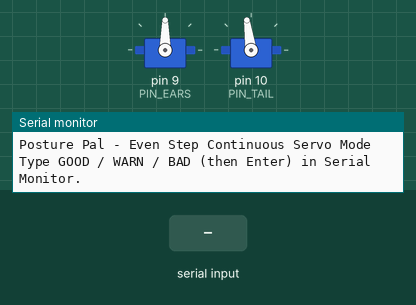
Simulated run of this sketch. Board: Arduino Uno, built with avr-gcc and run on an emulated ATmega328P. Parts: 2 × servo, the last lines printed to the serial monitor. Inputs (shaded band) come from the test bench.

Above: at 1.2 s.
1.3 s: "WARN\n" received over Serial
At 1.42 s:
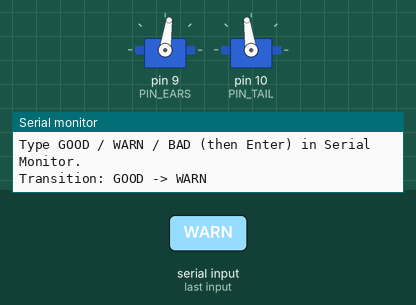
3.0 s: "GOOD\n" received over Serial
At 4.2 s:
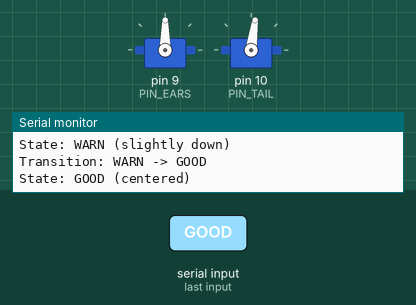
4.9 s: "BAD\n" received over Serial
At 5.3 s:
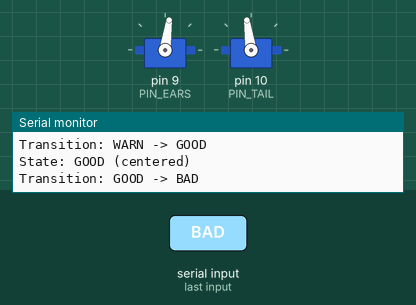
Timing chart, 0 to 7.9 s (numbered marks = the images above; inputs shaded):
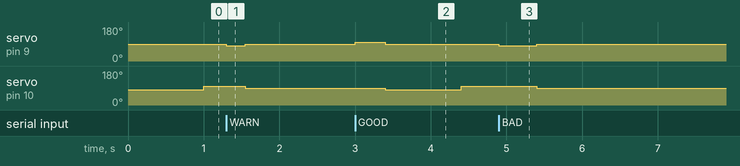

Measured:
- after the input at 1.3 s, servo on pin 9 (PIN_EARS): 90° → 82° at once, → 90° 0.25 s later; servo on pin 10 (PIN_TAIL): 98° → 90° after 0.25 s
- after the input at 3.0 s, servo on pin 9 (PIN_EARS): 90° → 98° at once, → 90° 0.40 s later; servo on pin 10 (PIN_TAIL): 90° → 82° after 0.40 s instead of 1.6 s
- after the input at 4.9 s, servo on pin 9 (PIN_EARS): 90° → 82° at once, → 90° 0.50 s later

The sketch:

posturePal.ino
```cpp
#include <Servo.h>

Servo servoEars;
Servo servoTail;

const int PIN_EARS = 9;
const int PIN_TAIL = 10;

// --- Servo speed settings (for EARS, unchanged) ---
const int SPEED_STOP     = 90;
const int SPEED_FORWARD  = 82;   // forward = tilt down
const int SPEED_BACKWARD = 98;   // backward = tilt up

// --- Timing (for EARS, unchanged) ---
const int STEP_TIME = 250;   // one "step" time (good→warn or warn→bad)
const int RESET_TIME = 600;  // full reset to center (good)

// --- Tail timing ---
// GOOD: we want continuous wag, so interval = 0 (no idle gap)
const unsigned long GOOD_INTERVAL       = 0;      // ms between wag cycles in GOOD
// WARN: wag-then-wait (e.g., wag once every 3 seconds)
const unsigned long WARN_INTERVAL       = 3000;   // ms between wag cycles in WARN
const unsigned long TAIL_SWEEP_DURATION = 1000;   // 1 second per direction

// Tail speeds (for continuous-rotation servo)
const int TAIL_STOP            = 90;
const int TAIL_SPEED_CLOCKWISE = 82;  // adjust if needed
const int TAIL_SPEED_COUNTER   = 98;  // adjust if needed

// ----- State machine -----
enum PostureState {
  STATE_GOOD,
  STATE_WARN,
  STATE_BAD
};

PostureState currentState = STATE_GOOD;

// --- Tail-specific timing ---
unsigned long tailCycleStartTime = 0;

enum TailState {
  TAIL_IDLE,
  TAIL_CLOCKWISE,
  TAIL_COUNTER
};

TailState tailState = TAIL_IDLE;

// ---------- EARS MOVEMENT (UNCHANGED) ----------

void moveServo(int speed, int duration) {
  servoEars.write(speed);
  delay(duration);
  servoEars.write(SPEED_STOP);
}

void applyTransition(PostureState from, PostureState to) {
  Serial.print("Transition: ");
  Serial.print(from == STATE_GOOD ? "GOOD" :
               from == STATE_WARN ? "WARN" : "BAD");
  Serial.print(" -> ");
  Serial.println(to == STATE_GOOD ? "GOOD" :
                 to == STATE_WARN ? "WARN" : "BAD");

  // downward (toward worse posture)
  if ((from == STATE_GOOD && to == STATE_WARN) ||
      (from == STATE_WARN && to == STATE_BAD)) {
    moveServo(SPEED_FORWARD, STEP_TIME);
  }
  else if (from == STATE_GOOD && to == STATE_BAD) {
    // full down: double the step
    moveServo(SPEED_FORWARD, STEP_TIME * 2);
  }

  // upward (toward better posture)
  else if ((from == STATE_BAD && to == STATE_WARN) ||
           (from == STATE_WARN && to == STATE_GOOD)) {
    moveServo(SPEED_BACKWARD, STEP_TIME);
  }
  else if (from == STATE_BAD && to == STATE_GOOD) {
    // full reset: double the step time
    moveServo(SPEED_BACKWARD, STEP_TIME * 2);
  }

  // Ensure consistent reset when returning to GOOD
  if (to == STATE_GOOD) {
    servoEars.write(SPEED_BACKWARD);
    delay(RESET_TIME / 4);  // gentle settle at center
    servoEars.write(SPEED_STOP);
  }

  Serial.print("State: ");
  Serial.println(to == STATE_GOOD ? "GOOD (centered)" :
                 to == STATE_WARN ? "WARN (slightly down)" :
                 "BAD (fully down)");
}

PostureState parseStateFromString(const String &str) {
  if (str == "GOOD") return STATE_GOOD;
  if (str == "WARN") return STATE_WARN;
  if (str == "BAD")  return STATE_BAD;
  return currentState;
}

// (Your old wagTail() with for-loops is unused; we can keep or remove it)
void wagTail(int speed, int duration) {
  int pos = 0;
  for (pos = 0; pos <= 180; pos += 1) {
    servoTail.write(pos);
    delay(15);
  }
  for (pos = 180; pos >= 0; pos -= 1) {
    servoTail.write(pos);
    delay(15);
  }
}

void setup() {
  Serial.begin(115200);
  Serial.println("Posture Pal - Even Step Continuous Servo Mode");
  Serial.println("Type GOOD / WARN / BAD (then Enter) in Serial Monitor.");

  servoEars.attach(PIN_EARS);
  servoEars.write(SPEED_STOP);

  servoTail.attach(PIN_TAIL);
  servoTail.write(TAIL_STOP);  // make sure it starts stopped

  tailCycleStartTime = millis();
  tailState = TAIL_IDLE;
}

void loop() {
  if (Serial.available()) {
    String input = Serial.readStringUntil('\n');
    input.trim();
    if (input.length() > 0) {
      PostureState newState = parseStateFromString(input);
      if (newState != currentState) {
        applyTransition(currentState, newState);
        currentState = newState;

        // reset tail cycle timing when state changes
        tailCycleStartTime = millis();
        tailState = TAIL_IDLE;
        servoTail.write(TAIL_STOP);
      } else {
        Serial.print("State unchanged: ");
        Serial.println(input);
      }
    }
  }

  handleTailSweep();  // tail behavior lives here
}

// ------- Tail wag logic for different posture states -------
void handleTailSweep() {
  unsigned long now = millis();
  unsigned long elapsed = now - tailCycleStartTime;

  // BAD: tail fully stopped
  if (currentState == STATE_BAD) {
    servoTail.write(TAIL_STOP);
    tailState = TAIL_IDLE;
    return;
  }

  // GOOD vs WARN differ by how often we start a wag cycle
  unsigned long cycleInterval = 0;
  if (currentState == STATE_GOOD) {
    // GOOD: continuous wag, so no idle gap
    cycleInterval = GOOD_INTERVAL;  // 0 → immediate / continuous
  } else if (currentState == STATE_WARN) {
    // WARN: wag, then wait
    cycleInterval = WARN_INTERVAL;
  }

  // --- GOOD: continuous wag ---
  if (currentState == STATE_GOOD) {
    // In GOOD, we don't want long idle gaps; just alternate directions
    switch (tailState) {
      case TAIL_IDLE:
        // immediately start a wag cycle
        tailState = TAIL_CLOCKWISE;
        tailCycleStartTime = now;
        servoTail.write(TAIL_SPEED_CLOCKWISE);
        break;

      case TAIL_CLOCKWISE:
        if (elapsed >= TAIL_SWEEP_DURATION) {
          tailState = TAIL_COUNTER;
          tailCycleStartTime = now;
          servoTail.write(TAIL_SPEED_COUNTER);
        }
        break;

      case TAIL_COUNTER:
        if (elapsed >= TAIL_SWEEP_DURATION) {
          // go back to clockwise, continuous loop
          tailState = TAIL_CLOCKWISE;
          tailCycleStartTime = now;
          servoTail.write(TAIL_SPEED_CLOCKWISE);
        }
        break;
    }
    return;
  }

  // --- WARN: wag then wait ---
  if (currentState == STATE_WARN) {
    switch (tailState) {
      case TAIL_IDLE:
        // Wait for the full cycle interval before starting a wag
        if (elapsed >= cycleInterval) {
          tailState = TAIL_CLOCKWISE;
          tailCycleStartTime = now;
          servoTail.write(TAIL_SPEED_CLOCKWISE);
        }
        break;

      case TAIL_CLOCKWISE:
        // Rotate clockwise for 1 second
        if (elapsed >= TAIL_SWEEP_DURATION) {
          tailState = TAIL_COUNTER;
          tailCycleStartTime = now;
          servoTail.write(TAIL_SPEED_COUNTER);
        }
        break;

      case TAIL_COUNTER:
        // Rotate counter-clockwise for 1 second, then stop & go idle
        if (elapsed >= TAIL_SWEEP_DURATION) {
          tailState = TAIL_IDLE;
          tailCycleStartTime = now;
          servoTail.write(TAIL_STOP);  // STOP the tail
        }
        break;
    }
  }
}
```
